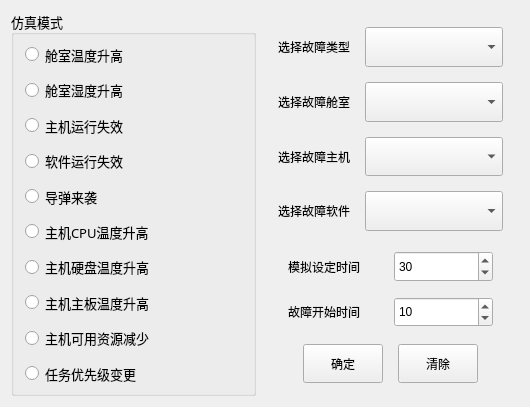
<?xml version="1.0" encoding="UTF-8"?>
<ui version="4.0">
 <class>ModeSettingWidget</class>
 <widget class="QWidget" name="ModeSettingWidget">
  <property name="geometry">
   <rect>
    <x>0</x>
    <y>0</y>
    <width>530</width>
    <height>407</height>
   </rect>
  </property>
  <property name="sizePolicy">
   <sizepolicy hsizetype="Maximum" vsizetype="Maximum">
    <horstretch>0</horstretch>
    <verstretch>0</verstretch>
   </sizepolicy>
  </property>
  <property name="maximumSize">
   <size>
    <width>16777215</width>
    <height>16777215</height>
   </size>
  </property>
  <property name="windowTitle">
   <string>仿真模式选择</string>
  </property>
  <layout class="QHBoxLayout" name="horizontalLayout_2" stretch="1,1">
   <item>
    <widget class="QGroupBox" name="groupBox">
     <property name="sizePolicy">
      <sizepolicy hsizetype="Expanding" vsizetype="Expanding">
       <horstretch>0</horstretch>
       <verstretch>0</verstretch>
      </sizepolicy>
     </property>
     <property name="font">
      <font>
       <family>微软雅黑</family>
       <pointsize>10</pointsize>
      </font>
     </property>
     <property name="title">
      <string>仿真模式</string>
     </property>
     <layout class="QVBoxLayout" name="verticalLayout">
      <property name="topMargin">
       <number>5</number>
      </property>
      <property name="bottomMargin">
       <number>5</number>
      </property>
      <item>
       <widget class="QRadioButton" name="radioButton">
        <property name="sizePolicy">
         <sizepolicy hsizetype="Expanding" vsizetype="Expanding">
          <horstretch>0</horstretch>
          <verstretch>0</verstretch>
         </sizepolicy>
        </property>
        <property name="focusPolicy">
         <enum>Qt::ClickFocus</enum>
        </property>
        <property name="contextMenuPolicy">
         <enum>Qt::ActionsContextMenu</enum>
        </property>
        <property name="text">
         <string>舱室温度升高</string>
        </property>
       </widget>
      </item>
      <item>
       <widget class="QRadioButton" name="radioButton_2">
        <property name="sizePolicy">
         <sizepolicy hsizetype="Expanding" vsizetype="Expanding">
          <horstretch>0</horstretch>
          <verstretch>0</verstretch>
         </sizepolicy>
        </property>
        <property name="focusPolicy">
         <enum>Qt::ClickFocus</enum>
        </property>
        <property name="contextMenuPolicy">
         <enum>Qt::ActionsContextMenu</enum>
        </property>
        <property name="text">
         <string>舱室湿度升高</string>
        </property>
       </widget>
      </item>
      <item>
       <widget class="QRadioButton" name="radioButton_3">
        <property name="sizePolicy">
         <sizepolicy hsizetype="Expanding" vsizetype="Expanding">
          <horstretch>0</horstretch>
          <verstretch>0</verstretch>
         </sizepolicy>
        </property>
        <property name="focusPolicy">
         <enum>Qt::ClickFocus</enum>
        </property>
        <property name="contextMenuPolicy">
         <enum>Qt::ActionsContextMenu</enum>
        </property>
        <property name="text">
         <string>主机运行失效</string>
        </property>
       </widget>
      </item>
      <item>
       <widget class="QRadioButton" name="radioButton_4">
        <property name="sizePolicy">
         <sizepolicy hsizetype="Expanding" vsizetype="Expanding">
          <horstretch>0</horstretch>
          <verstretch>0</verstretch>
         </sizepolicy>
        </property>
        <property name="focusPolicy">
         <enum>Qt::ClickFocus</enum>
        </property>
        <property name="contextMenuPolicy">
         <enum>Qt::ActionsContextMenu</enum>
        </property>
        <property name="text">
         <string>软件运行失效</string>
        </property>
       </widget>
      </item>
      <item>
       <widget class="QRadioButton" name="radioButton_5">
        <property name="sizePolicy">
         <sizepolicy hsizetype="Expanding" vsizetype="Expanding">
          <horstretch>0</horstretch>
          <verstretch>0</verstretch>
         </sizepolicy>
        </property>
        <property name="focusPolicy">
         <enum>Qt::ClickFocus</enum>
        </property>
        <property name="contextMenuPolicy">
         <enum>Qt::ActionsContextMenu</enum>
        </property>
        <property name="text">
         <string>导弹来袭</string>
        </property>
       </widget>
      </item>
      <item>
       <widget class="QRadioButton" name="radioButton_6">
        <property name="sizePolicy">
         <sizepolicy hsizetype="Expanding" vsizetype="Expanding">
          <horstretch>0</horstretch>
          <verstretch>0</verstretch>
         </sizepolicy>
        </property>
        <property name="focusPolicy">
         <enum>Qt::ClickFocus</enum>
        </property>
        <property name="contextMenuPolicy">
         <enum>Qt::ActionsContextMenu</enum>
        </property>
        <property name="text">
         <string>主机CPU温度升高</string>
        </property>
       </widget>
      </item>
      <item>
       <widget class="QRadioButton" name="radioButton_7">
        <property name="sizePolicy">
         <sizepolicy hsizetype="Expanding" vsizetype="Expanding">
          <horstretch>0</horstretch>
          <verstretch>0</verstretch>
         </sizepolicy>
        </property>
        <property name="focusPolicy">
         <enum>Qt::ClickFocus</enum>
        </property>
        <property name="contextMenuPolicy">
         <enum>Qt::ActionsContextMenu</enum>
        </property>
        <property name="text">
         <string>主机硬盘温度升高</string>
        </property>
       </widget>
      </item>
      <item>
       <widget class="QRadioButton" name="radioButton_8">
        <property name="sizePolicy">
         <sizepolicy hsizetype="Expanding" vsizetype="Expanding">
          <horstretch>0</horstretch>
          <verstretch>0</verstretch>
         </sizepolicy>
        </property>
        <property name="focusPolicy">
         <enum>Qt::ClickFocus</enum>
        </property>
        <property name="contextMenuPolicy">
         <enum>Qt::ActionsContextMenu</enum>
        </property>
        <property name="text">
         <string>主机主板温度升高</string>
        </property>
       </widget>
      </item>
      <item>
       <widget class="QRadioButton" name="radioButton_9">
        <property name="sizePolicy">
         <sizepolicy hsizetype="Expanding" vsizetype="Expanding">
          <horstretch>0</horstretch>
          <verstretch>0</verstretch>
         </sizepolicy>
        </property>
        <property name="focusPolicy">
         <enum>Qt::ClickFocus</enum>
        </property>
        <property name="contextMenuPolicy">
         <enum>Qt::ActionsContextMenu</enum>
        </property>
        <property name="text">
         <string>主机可用资源减少</string>
        </property>
       </widget>
      </item>
      <item>
       <widget class="QRadioButton" name="radioButton_10">
        <property name="sizePolicy">
         <sizepolicy hsizetype="Expanding" vsizetype="Expanding">
          <horstretch>0</horstretch>
          <verstretch>0</verstretch>
         </sizepolicy>
        </property>
        <property name="focusPolicy">
         <enum>Qt::ClickFocus</enum>
        </property>
        <property name="contextMenuPolicy">
         <enum>Qt::ActionsContextMenu</enum>
        </property>
        <property name="text">
         <string>任务优先级变更</string>
        </property>
       </widget>
      </item>
     </layout>
    </widget>
   </item>
   <item>
    <widget class="QWidget" name="settingwidget" native="true">
     <property name="sizePolicy">
      <sizepolicy hsizetype="Expanding" vsizetype="Expanding">
       <horstretch>0</horstretch>
       <verstretch>0</verstretch>
      </sizepolicy>
     </property>
     <layout class="QVBoxLayout" name="verticalLayout_2" stretch="5,2,1">
      <property name="spacing">
       <number>10</number>
      </property>
      <item>
       <widget class="QWidget" name="errorsettingwidget" native="true">
        <property name="sizePolicy">
         <sizepolicy hsizetype="Expanding" vsizetype="Expanding">
          <horstretch>0</horstretch>
          <verstretch>0</verstretch>
         </sizepolicy>
        </property>
        <property name="font">
         <font>
          <family>微软雅黑</family>
         </font>
        </property>
        <layout class="QGridLayout" name="gridLayout" columnstretch="2,5,0">
         <property name="leftMargin">
          <number>5</number>
         </property>
         <property name="topMargin">
          <number>5</number>
         </property>
         <property name="rightMargin">
          <number>5</number>
         </property>
         <property name="bottomMargin">
          <number>5</number>
         </property>
         <property name="spacing">
          <number>15</number>
         </property>
         <item row="5" column="1" colspan="2">
          <widget class="QComboBox" name="hostBox">
           <property name="sizePolicy">
            <sizepolicy hsizetype="Expanding" vsizetype="Expanding">
             <horstretch>0</horstretch>
             <verstretch>0</verstretch>
            </sizepolicy>
           </property>
          </widget>
         </item>
         <item row="6" column="1" colspan="2">
          <widget class="QComboBox" name="softwareBox">
           <property name="sizePolicy">
            <sizepolicy hsizetype="Expanding" vsizetype="Expanding">
             <horstretch>0</horstretch>
             <verstretch>0</verstretch>
            </sizepolicy>
           </property>
          </widget>
         </item>
         <item row="3" column="1" colspan="2">
          <widget class="QComboBox" name="cabinBox">
           <property name="sizePolicy">
            <sizepolicy hsizetype="Expanding" vsizetype="Expanding">
             <horstretch>0</horstretch>
             <verstretch>0</verstretch>
            </sizepolicy>
           </property>
          </widget>
         </item>
         <item row="5" column="0">
          <widget class="QLabel" name="errorhostlabel">
           <property name="sizePolicy">
            <sizepolicy hsizetype="Expanding" vsizetype="Expanding">
             <horstretch>0</horstretch>
             <verstretch>0</verstretch>
            </sizepolicy>
           </property>
           <property name="font">
            <font>
             <pointsize>9</pointsize>
            </font>
           </property>
           <property name="text">
            <string>选择故障主机</string>
           </property>
          </widget>
         </item>
         <item row="6" column="0">
          <widget class="QLabel" name="errorsoftwarelabel">
           <property name="sizePolicy">
            <sizepolicy hsizetype="Expanding" vsizetype="Expanding">
             <horstretch>0</horstretch>
             <verstretch>0</verstretch>
            </sizepolicy>
           </property>
           <property name="font">
            <font>
             <pointsize>9</pointsize>
            </font>
           </property>
           <property name="text">
            <string>选择故障软件</string>
           </property>
          </widget>
         </item>
         <item row="1" column="1" colspan="2">
          <widget class="QComboBox" name="modelBox">
           <property name="sizePolicy">
            <sizepolicy hsizetype="Expanding" vsizetype="Expanding">
             <horstretch>0</horstretch>
             <verstretch>0</verstretch>
            </sizepolicy>
           </property>
          </widget>
         </item>
         <item row="3" column="0">
          <widget class="QLabel" name="errorcabinlabel">
           <property name="sizePolicy">
            <sizepolicy hsizetype="Expanding" vsizetype="Expanding">
             <horstretch>0</horstretch>
             <verstretch>0</verstretch>
            </sizepolicy>
           </property>
           <property name="font">
            <font>
             <family>微软雅黑</family>
             <pointsize>9</pointsize>
            </font>
           </property>
           <property name="text">
            <string>选择故障舱室</string>
           </property>
          </widget>
         </item>
         <item row="1" column="0">
          <widget class="QLabel" name="errormodellabel">
           <property name="sizePolicy">
            <sizepolicy hsizetype="Expanding" vsizetype="Expanding">
             <horstretch>0</horstretch>
             <verstretch>0</verstretch>
            </sizepolicy>
           </property>
           <property name="font">
            <font>
             <family>微软雅黑</family>
             <pointsize>9</pointsize>
            </font>
           </property>
           <property name="text">
            <string>选择故障类型</string>
           </property>
          </widget>
         </item>
        </layout>
       </widget>
      </item>
      <item>
       <widget class="QWidget" name="timesettingwidget" native="true">
        <property name="sizePolicy">
         <sizepolicy hsizetype="Expanding" vsizetype="Expanding">
          <horstretch>0</horstretch>
          <verstretch>0</verstretch>
         </sizepolicy>
        </property>
        <layout class="QGridLayout" name="gridLayout_2" columnstretch="1,1">
         <property name="leftMargin">
          <number>15</number>
         </property>
         <property name="topMargin">
          <number>5</number>
         </property>
         <property name="rightMargin">
          <number>15</number>
         </property>
         <property name="bottomMargin">
          <number>5</number>
         </property>
         <property name="horizontalSpacing">
          <number>7</number>
         </property>
         <property name="verticalSpacing">
          <number>15</number>
         </property>
         <item row="0" column="0">
          <widget class="QLabel" name="simtimelabel">
           <property name="sizePolicy">
            <sizepolicy hsizetype="Expanding" vsizetype="Expanding">
             <horstretch>0</horstretch>
             <verstretch>0</verstretch>
            </sizepolicy>
           </property>
           <property name="font">
            <font>
             <family>微软雅黑</family>
             <pointsize>9</pointsize>
            </font>
           </property>
           <property name="text">
            <string>模拟设定时间</string>
           </property>
          </widget>
         </item>
         <item row="0" column="1">
          <widget class="QSpinBox" name="totalTime">
           <property name="sizePolicy">
            <sizepolicy hsizetype="Expanding" vsizetype="Expanding">
             <horstretch>0</horstretch>
             <verstretch>0</verstretch>
            </sizepolicy>
           </property>
           <property name="minimum">
            <number>1</number>
           </property>
           <property name="value">
            <number>30</number>
           </property>
          </widget>
         </item>
         <item row="1" column="0">
          <widget class="QLabel" name="errortimelabel">
           <property name="sizePolicy">
            <sizepolicy hsizetype="Expanding" vsizetype="Expanding">
             <horstretch>0</horstretch>
             <verstretch>0</verstretch>
            </sizepolicy>
           </property>
           <property name="font">
            <font>
             <family>微软雅黑</family>
             <pointsize>9</pointsize>
            </font>
           </property>
           <property name="text">
            <string>故障开始时间</string>
           </property>
          </widget>
         </item>
         <item row="1" column="1">
          <widget class="QSpinBox" name="errorBeginTime">
           <property name="sizePolicy">
            <sizepolicy hsizetype="Expanding" vsizetype="Expanding">
             <horstretch>0</horstretch>
             <verstretch>0</verstretch>
            </sizepolicy>
           </property>
           <property name="value">
            <number>10</number>
           </property>
          </widget>
         </item>
        </layout>
       </widget>
      </item>
      <item>
       <widget class="QWidget" name="comfrimwidget" native="true">
        <property name="sizePolicy">
         <sizepolicy hsizetype="Expanding" vsizetype="Expanding">
          <horstretch>0</horstretch>
          <verstretch>0</verstretch>
         </sizepolicy>
        </property>
        <layout class="QHBoxLayout" name="horizontalLayout">
         <property name="spacing">
          <number>15</number>
         </property>
         <property name="leftMargin">
          <number>30</number>
         </property>
         <property name="topMargin">
          <number>2</number>
         </property>
         <property name="rightMargin">
          <number>30</number>
         </property>
         <property name="bottomMargin">
          <number>2</number>
         </property>
         <item>
          <widget class="QPushButton" name="comfrim">
           <property name="sizePolicy">
            <sizepolicy hsizetype="Expanding" vsizetype="Expanding">
             <horstretch>0</horstretch>
             <verstretch>0</verstretch>
            </sizepolicy>
           </property>
           <property name="font">
            <font>
             <family>微软雅黑</family>
            </font>
           </property>
           <property name="text">
            <string>确定</string>
           </property>
          </widget>
         </item>
         <item>
          <widget class="QPushButton" name="clear">
           <property name="sizePolicy">
            <sizepolicy hsizetype="Expanding" vsizetype="Expanding">
             <horstretch>0</horstretch>
             <verstretch>0</verstretch>
            </sizepolicy>
           </property>
           <property name="font">
            <font>
             <family>微软雅黑</family>
            </font>
           </property>
           <property name="text">
            <string>清除</string>
           </property>
          </widget>
         </item>
        </layout>
       </widget>
      </item>
     </layout>
    </widget>
   </item>
  </layout>
 </widget>
 <layoutdefault spacing="6" margin="11"/>
 <resources/>
 <connections/>
</ui>
